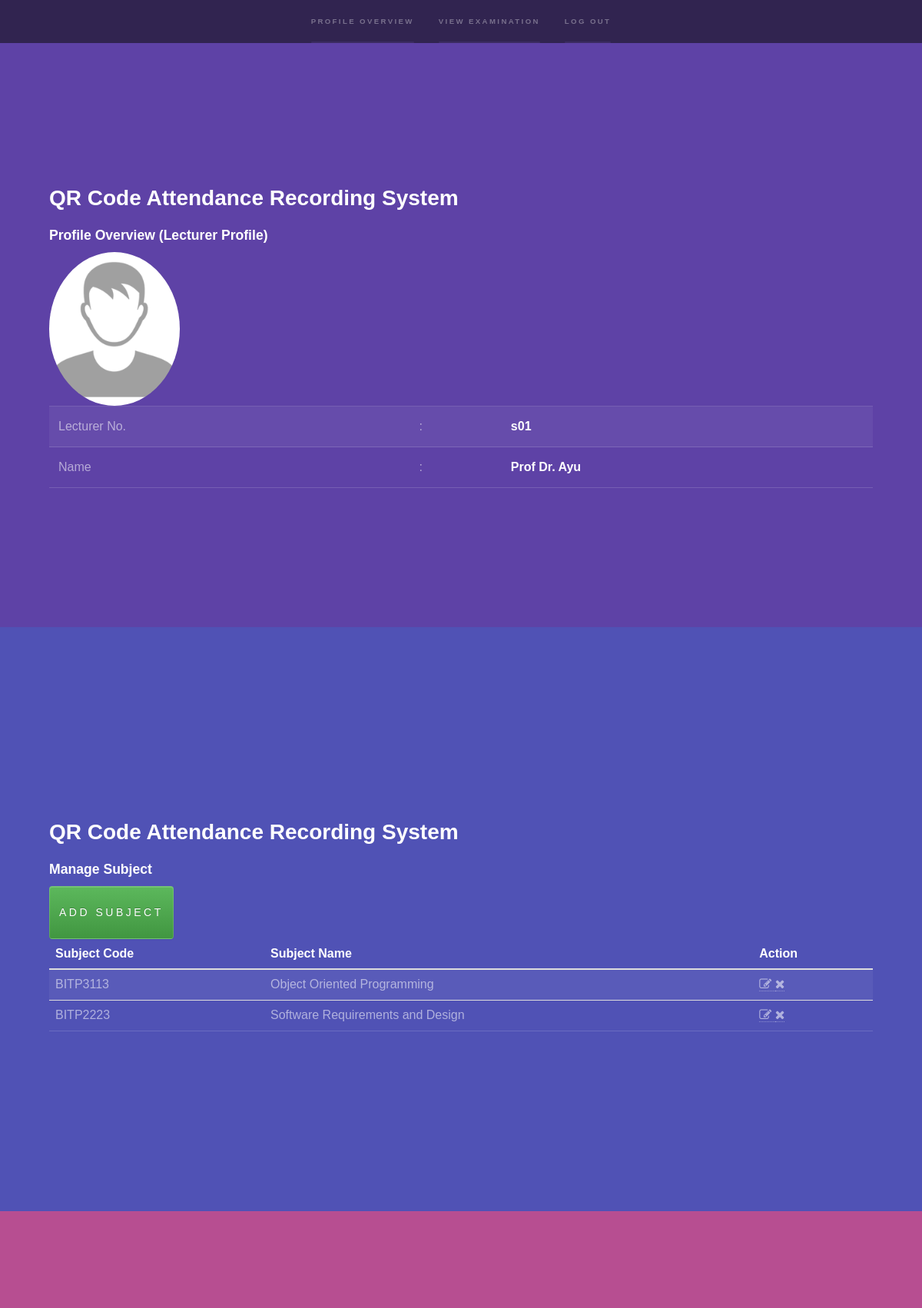
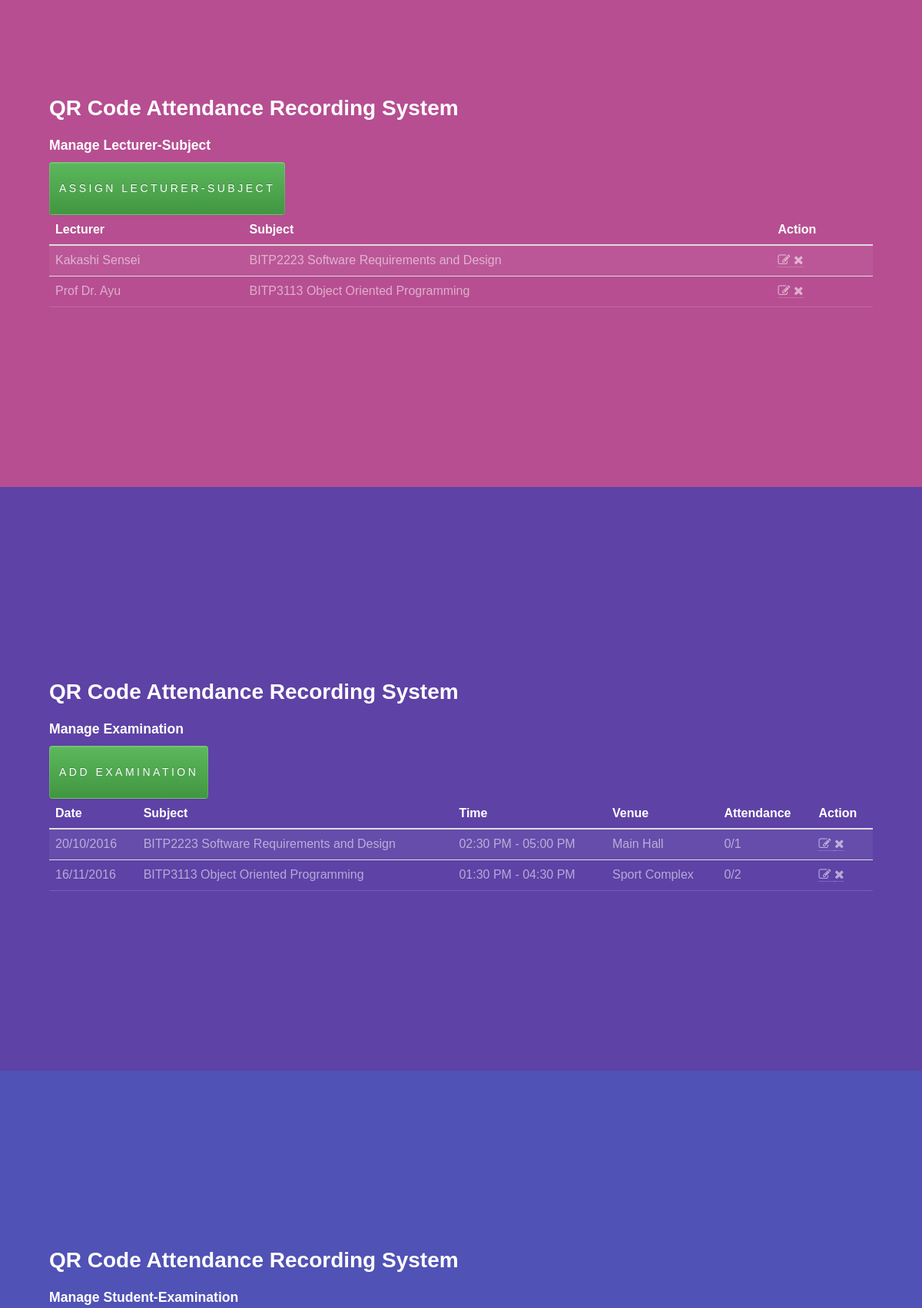
/index.php?page=staff/index.php (signed in, upper part), run on the app's committed database (2 pictures, top to bottom).
### tables this page shows
CREATE TABLE IF NOT EXISTS `staff1` (
  `s_id` int(11) NOT NULL,
  `s_number` varchar(200) NOT NULL,
  `s_name` varchar(200) NOT NULL,
  `s_type` varchar(20) NOT NULL,
  `s_password` varchar(200) NOT NULL,
  `s_profilepic` varchar(200) NOT NULL,
  `s_status` int(11) NOT NULL DEFAULT '1'
);

CREATE TABLE IF NOT EXISTS `subject` (
  `sub_id` int(11) NOT NULL,
  `sub_code` varchar(20) NOT NULL,
  `sub_name` varchar(200) NOT NULL,
  `sub_status` int(11) NOT NULL DEFAULT '1'
);

CREATE TABLE IF NOT EXISTS `lect_subject` (
  `ls_id` int(11) NOT NULL,
  `s_id` int(11) NOT NULL,
  `sub_id` int(11) NOT NULL
);

CREATE TABLE IF NOT EXISTS `examination` (
  `e_id` int(11) NOT NULL,
  `sub_id` int(11) NOT NULL,
  `e_datetime` datetime NOT NULL,
  `e_starttime` datetime NOT NULL,
  `e_endtime` datetime NOT NULL,
  `v_id` int(11) NOT NULL,
  `e_status` int(11) NOT NULL DEFAULT '1'
);

CREATE TABLE IF NOT EXISTS `venue` (
  `v_id` int(11) NOT NULL,
  `v_desc` varchar(200) NOT NULL
);

### index.php (called while the page is built)
<?php require_once("header.php"); ?>
<?php require_once("content.php"); ?>
<?php require_once("footer.php"); ?>

### staff/index.php (the view, shortened to what this page needs)
<div id="wrapper">
    <section id="profile" class="wrapper style1 fullscreen fade-up">
        <div class="inner">
            <?php require("title.php"); ?>
            <h3>Profile Overview (Lecturer Profile)</h3>
            <?php
            $username = (isset($_SESSION['username'])) ? ($_SESSION['username']) : ("-");
            $password = (isset($_SESSION['password'])) ? ($_SESSION['password']) : ("-");
            $sql = sprintf("SELECT * FROM staff1 WHERE s_number = '%s' AND s_password = '%s' ", $username, $password);
            $r = mysql_query($sql) or die("Error: ".mysql_error());
            $t = mysql_num_rows($r);
            $d = mysql_fetch_array($r);
            if ($t > 0) {
            ?>
            <div class="row">
                <div class="col-sm-12">
                    <img src="assets/images/uploads/<?=$d['s_profilepic']; ?>" class="img-circle" style="max-width: 200px; max-height: 200px;" />
                </div>
            </div>
            <div class="row">
                <div class="col-sm-12">
                    <table width="100%">
                        <tr>
                            <td>Lecturer No.</td>
                            <td>:</td>
                            <td><strong><?=$d['s_number']; ?></strong></td>
                        </tr>
                        <tr>
                            <td>Name</td>
                            <td>:</td>
                            <td><strong><?=$d['s_name']; ?></strong></td>
                        </tr>
                    </table>
                </div>
            </div>
            <?php } ?>
        </div>
    </section>
    <section id="subject" class="wrapper style2 fullscreen spotlights">
        <div class="inner">
            <?php require("title.php"); ?>
            <h3>Manage Subject</h3>
            <?php
            $sql_2 = "SELECT * FROM subject ORDER BY sub_name";
            $r2 = mysql_query($sql_2) or die("Error: ".  mysql_error());
            $t2 = mysql_num_rows($r2);
            $d2 = mysql_fetch_array($r2);
            ?>
            <a href="index.php?page=staff/addsubject.php&controller=1">
                <button class="btn btn-success" type="button">Add Subject</button>
            </a>
            <table class="table">
                <thead>
                    <tr>
                        <th>Subject Code</th>
                        <th>Subject Name</th>
                        <th>Action</th>
                    </tr>
                </thead>
                <tbody>
                    <?php
                    if ($t2 > 0) {
                        do {
                            $s_id = $d2['sub_id'];
                    ?>
                    <tr>
                        <td><?=$d2['sub_code']; ?></td>
                        <td><?=$d2['sub_name']; ?></td>
                        <td>
                            <a href="index.php?page=staff/editsubject.php&controller=1&s_id=<?=$s_id; ?>">
                                <span class="fa fa-edit"></span>
                            </a>
                            <a onclick="return ask('Are you sure?');" href="process/deletesubject.php?s_id=<?=$s_id; ?>">
                                <span class="fa fa-remove"></span>
                            </a>
                        </td>
                    </tr>
                    <?php } while ($d2 = mysql_fetch_array($r2)); } ?>
                </tbody>
            </table>
        </div>
    </section>
    <section id="managelectsub" class="wrapper style3 fullscreen spotlights">
        <div class="inner">
            <?php require("title.php"); ?>
            <h3>Manage Lecturer-Subject</h3>
            <?php
            $sql_3 = "SELECT * FROM lect_subject ls, staff1 s, subject sub "
                    . "WHERE s.s_type = 2 "
                    . "AND s.s_id = ls.s_id "
                    . "AND sub.sub_id = ls.sub_id "
                    . "ORDER BY s.s_name ASC ";
            $r3 = mysql_query($sql_3) or die("Error: ".  mysql_error());
            $t3 = mysql_num_rows($r3);
            $d3 = mysql_fetch_array($r3);
            ?>
            <a href="index.php?page=staff/addlectsubject.php&controller=1">
                <button class="btn btn-success" type="button">Assign Lecturer-Subject</button>
            </a>
            <table class="table">
                <thead>
                    <tr>
                        <th>Lecturer</th>
                        <th>Subject</th>
                        <th>Action</th>
                    </tr>
                </thead>
                <tbody>
                    <?php
                    if ($t3 > 0) {
                        do {
                            $ls_id = $d3['ls_id'];
                    ?>
                    <tr>
                        <td><?=$d3['s_name']; ?></td>
                        <td><?=$d3['sub_code']; ?> <?=$d3['sub_name']; ?></td>
                        <td>
                            <a href="index.php?page=staff/editlectsubject.php&controller=1&ls_id=<?=$ls_id; ?>">
                                <span class="fa fa-edit"></span>
                            </a>
                            <a onclick="return ask('Are you sure?');" href="process/deletelectsubject.php?ls_id=<?=$ls_id; ?>">
                                <span class="fa fa-remove"></span>
                            </a>
                        </td>
                    </tr>
                    <?php } while ($d3 = mysql_fetch_array($r3)); } ?>
                </tbody>
            </table>
        </div>
    </section>
    <section id="managestudsub" class="wrapper style1 fullscreen">
        <div class="inner">
            <?php require("title.php"); ?>
            <h3>Manage Examination</h3>
            <?php
            $sql_4 = "SELECT * FROM examination e, subject sub, venue v "
                    . "WHERE e.sub_id = sub.sub_id "
                    . "AND e.v_id = v.v_id "
                    . "ORDER BY e.e_datetime ASC ";
            $r4 = mysql_query($sql_4) or die("Error: ".  mysql_error());
            $t4 = mysql_num_rows($r4);
            $d4 = mysql_fetch_array($r4);
            ?>
            <a href="index.php?page=staff/addexam.php&controller=1">
                <button class="btn btn-success" type="button">Add Examination</button>
            </a>
            <table class="table">
                <thead>
                    <tr>
                        <th>Date</th>
                        <th>Subject</th>
                        <th>Time</th>
                        <th>Venue</th>
                        <th>Attendance</th>
                        <th>Action</th>
                    </tr>
                </thead>
                <tbody>
                    <?php
                    if ($t4 > 0) {
                        do {
                            $e_id = $d4['e_id'];
                            $sql_x1 = sprintf("SELECT * FROM stud_exam WHERE e_id = '%s' ", $e_id);
                            $r_x1 = mysql_query($sql_x1) or die("Error: ".  mysql_error());
                            $t_x1 = mysql_num_rows($r_x1);
                            $attendance_all = $t_x1;
                            $sql_x2 = sprintf("SELECT * FROM stud_exam WHERE e_id = '%s' AND ses_id = 2 ", $e_id);
                            $r_x2 = mysql_query($sql_x2) or die("Error: ".  mysql_error());
                            $t_x2 = mysql_num_rows($r_x2);
                            $attendance_present = $t_x2;
                    ?>
                    <tr>
                        <td><?=date('d/m/Y', strtotime($d4['e_datetime'])); ?></td>
                        <td><?=$d4['sub_code']; ?> <?=$d4['sub_name']; ?></td>
                        <td><?=date('h:i A', strtotime($d4['e_starttime'])); ?> - <?=date('h:i A', strtotime($d4['e_endtime'])); ?></td>
                        <td><?=$d4['v_desc']; ?></td>
                        <td><?=$attendance_present; ?>/<?=$attendance_all; ?></td>
                        <td>
                            <a href="index.php?page=staff/editexam.php&controller=1&e_id=<?=$e_id; ?>">
                                <span class="fa fa-edit"></span>
                            </a>
                            <a onclick="return ask('Are you sure?');" href="process/deletelectexam.php?e_id=<?=$e_id; ?>">
                                <span class="fa fa-remove"></span>
                            </a>
                        </td>
                    </tr>
                    <?php } while ($d4 = mysql_fetch_array($r4)); } ?>
                </tbody>
            </table>
        </div>
    </section>
    <section id="managestudexam" class="wrapper style2 fullscreen">
        <div class="inner">
            <?php require("title.php"); ?>
            <h3>Manage Student-Examination</h3>
        </div>
    </section>
            <?php require("title.php"); ?>
</div>

### data on the page
staff1: s_profilepic (placeholder picture), s_number "s01", s_name "Prof Dr. Ayu"
subject: sub_code "BITP3113", sub_name "Object Oriented Programming"
subject: sub_code "BITP2223", sub_name "Software Requirements and Design"
lect_subject: s.s_name "Kakashi Sensei", sub.sub_code "BITP2223", sub.sub_name "Software Requirements and Design"
lect_subject: s.s_name "Prof Dr. Ayu", sub.sub_code "BITP3113", sub.sub_name "Object Oriented Programming"
examination: e_datetime "20/10/2016", sub.sub_code "BITP2223", sub.sub_name "Software Requirements and Design", e_starttime "02:30 PM", e_endtime "05:00 PM", v.v_desc "Main Hall", attendance_present "0", attendance_all "1"
examination: e_datetime "16/11/2016", sub.sub_code "BITP3113", sub.sub_name "Object Oriented Programming", e_starttime "01:30 PM", e_endtime "04:30 PM", v.v_desc "Sport Complex", attendance_present "0", attendance_all "2"
